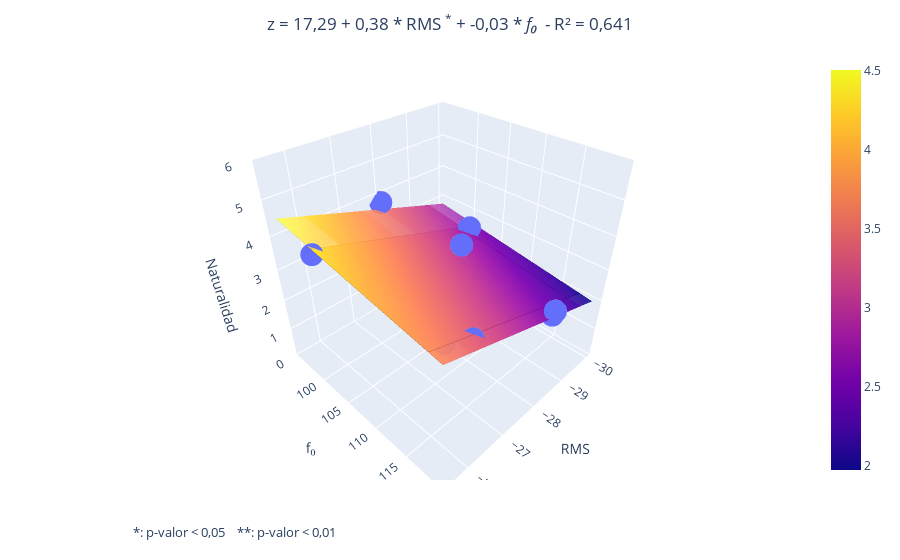

Write notebook code for a chart like this one.
### Code cell
if len(dicc_model) == 2:
    import plotly.express as px
    import plotly.graph_objects as go

    # Seleccionamos solo las características seleccionadas en X
    X_selected = X[:, selected_features]

    # Entrenamos el modelo de regresión con las características seleccionadas
    regr_multivar = SMWrapper(sm.OLS)
    regr_multivar_fit = regr_multivar.fit(X_selected, y)

    # Obtenemos las predicciones del modelo para las características seleccionadas
    y_pred = regr_multivar.predict(X_selected)

    # Crear la figura
    fig = px.scatter_3d(x=X_selected[:, 0], y=X_selected[:, 1], z=y)

    # Crear el plano de regresión
    xx, yy = np.meshgrid(X_selected[:, 0], X_selected[:, 1])
    zz = regr_multivar_fit.params[0] + np.dot(np.array([xx.ravel(), yy.ravel()]).T, regr_multivar_fit.params[1:].ravel()).reshape(xx.shape)
    fig.add_trace(go.Surface(x=xx, y=yy, z=zz, opacity=0.5))

    axis_name_list = []
    # Construir la cadena de texto para la ecuación del plano
    equation = f'z = {regr_multivar_fit.params[0].round(2)}'
    for i, (key, model) in enumerate(dicc_model.items()):
        feature_name = key.replace("_model", "").upper()
        feature_name_axis = feature_name
        if feature_name == 'F0':
            feature_name = '<i>f₀</i>'
            feature_name_axis = 'f₀'
        axis_name_list.append(feature_name_axis)
        if regr_multivar_fit.pvalues[1:][i] < 0.01:
            label = '<sup>**</sup>'
        elif regr_multivar_fit.pvalues[1:][i] < 0.05:
            label = '<sup>*</sup>'
        else:
            label = ''
        equation += f' + {regr_multivar_fit.params[1:][i].round(2)} * {feature_name} {label}'
        
    equation += f' - R² = {r_squared_value:.3f}'
    equation = equation.replace('.', ',')
    
    # Centrar el título
    fig.update_layout(title=dict(text=equation, x=0.5, xanchor='center'))

    # Verificar si los valores en el eje x son menores que 1
    if np.any(np.abs(X_selected[:, 0]) < 1):
        # Calcular los valores de los ticks
        xaxis_tickvals = np.linspace(np.min(X_selected[:, 0]), np.max(X_selected[:, 0]), 6)[1:5]

        # Convertir los valores de los ticks a strings y reemplazar los puntos por comas
        xaxis_ticktext = [f'{val:.2f}'.replace('.', ',') for val in xaxis_tickvals]
    else:
        # Si los valores en el eje x son mayores o iguales a 1, usar el formato por defecto
        xaxis_tickvals = None
        xaxis_ticktext = None

    # Etiquetas de los ejes y rango del eje z
    fig.update_layout(scene=dict(xaxis=dict(title=axis_name_list[0], tickvals=xaxis_tickvals, ticktext=xaxis_ticktext), yaxis_title=axis_name_list[1], zaxis_title='Naturalidad', zaxis=dict(range=[0, 6]), yaxis=dict(tickvals=[100, 105, 110, 115])))

    # Agrega la anotación al final
    fig.add_annotation(
        x=0.07,
        y=-0.15,
        xref="paper",
        yref="paper",
        text="*: p-valor < 0,05    **: p-valor < 0,01",
        showarrow=False,
        font=dict(
            size=13
        )
    )

    fig.write_html(
       os.path.join(PATH, TEST_FOLDER, REGGRESSION_FOLDER, PARAMETRIC_FOLDER, NATURALIDAD_FOLDER, FEMALE_FOLDER, 'regresion_naturalidad_multivariable_female.html')
    )

    fig.write_image(
       os.path.join(PATH, TEST_FOLDER, REGGRESSION_FOLDER, PARAMETRIC_FOLDER, NATURALIDAD_FOLDER, FEMALE_FOLDER, 'regresion_naturalidad_multivariable_female.png')
    )


    fig.show()

### Figure 1 — Plotly figure (JSON) as saved in the notebook; plotly's stock layout.template omitted (floating-point values rounded to 4 significant figures)
{"data": [{"hovertemplate": "x=%{x}<br>y=%{y}<br>z=%{z}<extra></extra>", "legendgroup": "", "marker": {"color": "#636efa", "symbol": "circle"}, "mode": "markers", "name": "", "scene": "scene", "showlegend": false, "type": "scatter3d", "x": [-27.5, -26.1, -27, -30, -29, -28.5, -25.5, -26.5, -29.5, -28], "y": [111.1, 116.4, 101.3, 101.5, 117.7, 119.6, 101.0, 117.9, 102.3, 94.71], "z": [4.309, 3.221, 3.412, 2.176, 2, 2.75, 4.147, 3.265, 2.882, 3.779]}, {"opacity": 0.5, "type": "surface", "x": [[-27.5, -26.1, -27, -30, -29, -28.5, -25.5, -26.5, -29.5, -28], [-27.5, -26.1, -27, -30, -29, -28.5, -25.5, -26.5, -29.5, -28], [-27.5, -26.1, -27, -30, -29, -28.5, -25.5, -26.5, -29.5, -28], [-27.5, -26.1, -27, -30, -29, -28.5, -25.5, -26.5, -29.5, -28], [-27.5, -26.1, -27, -30, -29, -28.5, -25.5, -26.5, -29.5, -28], [-27.5, -26.1, -27, -30, -29, -28.5, -25.5, -26.5, -29.5, -28], [-27.5, -26.1, -27, -30, -29, -28.5, -25.5, -26.5, -29.5, -28], [-27.5, -26.1, -27, -30, -29, -28.5, -25.5, -26.5, -29.5, -28], [-27.5, -26.1, -27, -30, -29, -28.5, -25.5, -26.5, -29.5, -28], [-27.5, -26.1, -27, -30, -29, -28.5, -25.5, -26.5, -29.5, -28]], "y": [[111.1, 111.1, 111.1, 111.1, 111.1, 111.1, 111.1, 111.1, 111.1, 111.1], [116.4, 116.4, 116.4, 116.4, 116.4, 116.4, 116.4, 116.4, 116.4, 116.4], [101.3, 101.3, 101.3, 101.3, 101.3, 101.3, 101.3, 101.3, 101.3, 101.3], [101.5, 101.5, 101.5, 101.5, 101.5, 101.5, 101.5, 101.5, 101.5, 101.5], [117.7, 117.7, 117.7, 117.7, 117.7, 117.7, 117.7, 117.7, 117.7, 117.7], [119.6, 119.6, 119.6, 119.6, 119.6, 119.6, 119.6, 119.6, 119.6, 119.6], [101.0, 101.0, 101.0, 101.0, 101.0, 101.0, 101.0, 101.0, 101.0, 101.0], [117.9, 117.9, 117.9, 117.9, 117.9, 117.9, 117.9, 117.9, 117.9, 117.9], [102.3, 102.3, 102.3, 102.3, 102.3, 102.3, 102.3, 102.3, 102.3, 102.3], [94.71, 94.71, 94.71, 94.71, 94.71, 94.71, 94.71, 94.71, 94.71, 94.71]], "z": [[3.201, 3.73, 3.39, 2.255, 2.633, 2.822, 3.957, 3.579, 2.444, 3.012], [3.026, 3.556, 3.216, 2.081, 2.459, 2.648, 3.783, 3.405, 2.27, 2.837], [3.526, 4.056, 3.715, 2.581, 2.959, 3.148, 4.283, 3.905, 2.77, 3.337], [3.519, 4.048, 3.708, 2.573, 2.952, 3.141, 4.275, 3.897, 2.762, 3.33], [2.98, 3.51, 3.169, 2.035, 2.413, 2.602, 3.737, 3.359, 2.224, 2.791], [2.919, 3.449, 3.108, 1.974, 2.352, 2.541, 3.676, 3.298, 2.163, 2.73], [3.537, 4.067, 3.726, 2.591, 2.97, 3.159, 4.293, 3.915, 2.781, 3.348], [2.975, 3.505, 3.164, 2.03, 2.408, 2.597, 3.732, 3.353, 2.219, 2.786], [3.495, 4.024, 3.684, 2.549, 2.927, 3.116, 4.251, 3.873, 2.738, 3.305], [3.746, 4.275, 3.935, 2.8, 3.178, 3.368, 4.502, 4.124, 2.989, 3.557]]}], "layout": {"annotations": [{"font": {"size": 13}, "showarrow": false, "text": "*: p-valor < 0,05    **: p-valor < 0,01", "x": 0.07, "xref": "paper", "y": -0.15, "yref": "paper"}], "legend": {"tracegroupgap": 0}, "margin": {"t": 60}, "scene": {"domain": {"x": [0, 1], "y": [0, 1]}, "xaxis": {"title": {"text": "RMS"}}, "yaxis": {"tickvals": [100, 105, 110, 115], "title": {"text": "f₀"}}, "zaxis": {"range": [0, 6], "title": {"text": "Naturalidad"}}}, "title": {"text": "z = 17,29 + 0,38 * RMS <sup>*</sup> + -0,03 * <i>f₀</i>  - R² = 0,641", "x": 0.5, "xanchor": "center"}}}
